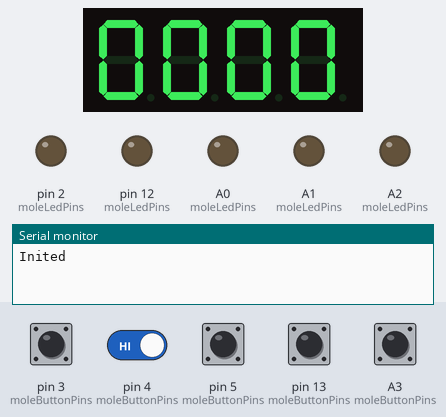
The sketch below on a simulated Arduino Uno, built with avr-gcc and run on an emulated ATmega328P. On the bench: 4-digit seven-segment display, output pins drawn as LEDs (lit = HIGH), the last lines printed to the serial monitor. Wiring (inferred from the names in the program): TM1637 display: clock pin 6; DIO pin 7. The test bench sets the inputs (shaded band); at power-on: A3 (moleButtonPins), pin 3 (moleButtonPins), pin 4 (moleButtonPins), pin 5 (moleButtonPins), pin 13 (moleButtonPins) HIGH. Random numbers use the default seed unless the sketch sets one; pins used as bus, display or sensor lines are not drawn.

Above: at 1.2 s.
1.3 s: pin 3 (moleButtonPins) pulled LOW for 0.15 s
2.9 s: pin 3 (moleButtonPins) driven LOW and pin 4 (moleButtonPins) driven LOW
At 4.4 s:
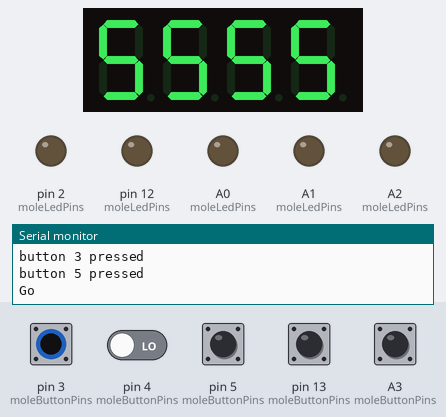
8.9 s: pin 3 (moleButtonPins) driven HIGH
At 10.8 s:
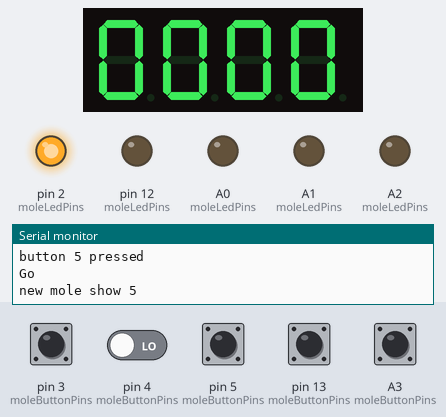
11.8 s: pin 3 (moleButtonPins) driven LOW
At 13.2 s:
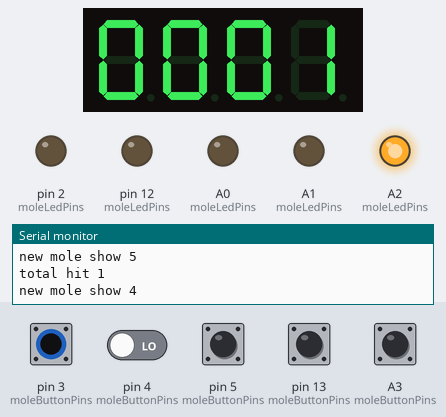
13.8 s: pin 5 (moleButtonPins) pulled LOW for 1 s
At 29.1 s:
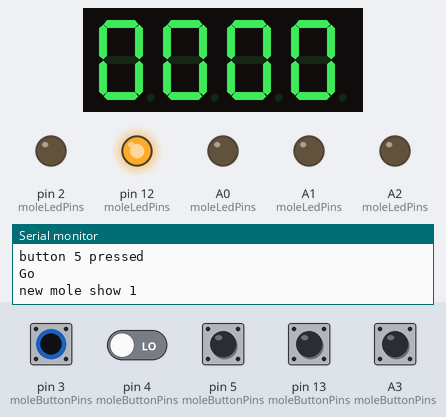
Timing chart, 0 to 39.6 s (numbered marks = the images above; inputs shaded):
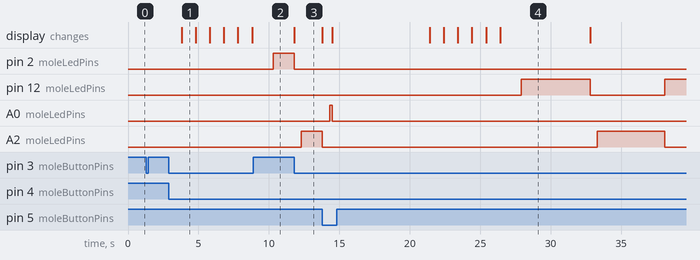

The sketch:

whack_a_mole.ino
```cpp
// Arduino打地鼠游戏
// 基于guide.md的需求开发
// 使用模块化设计，分离地鼠和数码管功能

// 引入自定义模块
#include "mole.h"
#include "display.h"

// ============== 配置参数 ==============
const int MAX_MOLES = 5;              // 最大地鼠数量
const unsigned long GAME_DURATION = 60000;       // 游戏持续时间（毫秒）
const unsigned long INITIAL_MOLE_TIME = 5000;    // 初始地鼠显示时间（毫秒）
const unsigned long MIN_MOLE_TIME = 4000;        // 最小地鼠显示时间（毫秒）
const unsigned long TIME_REDUCTION_PERIOD = 60000; // 时间缩短周期（毫秒，60秒内从初始时间缩短到最小时间）

// TM1637数码管配置
const int DISPLAY_CLK_PIN = 6;  // TM1637 CLK引脚
const int DISPLAY_DIO_PIN = 7;  // TM1637 DIO引脚

// 地鼠按钮和LED引脚定义
// 每个地鼠使用两个独立引脚：一个用于LED控制，一个用于按钮检测
const int moleLedPins[MAX_MOLES] = {12, A0, A1, A2, 2};    // LED控制引脚（输出）
const int moleButtonPins[MAX_MOLES] = {13, A3, 4, 5, 3};  // 按钮引脚（输入）

// ============== 全局变量 ==============
int score = 0;
unsigned long gameStartTime = 0;
unsigned long currentMoleStartTime = 0;
unsigned long currentMoleDisplayTime = INITIAL_MOLE_TIME;  // 当前地鼠应该显示的时间
int currentMoleIndex = -1;
bool gameRunning = false;

// 创建模块实例
MoleManager moleManager(MAX_MOLES, moleLedPins, moleButtonPins);
DisplayManager displayManager(DISPLAY_CLK_PIN, DISPLAY_DIO_PIN);

// ============== 辅助函数 ==============
// 计算当前地鼠应该显示的时间（动态变化）
unsigned long calculateMoleDisplayTime() {
  if (!gameRunning) {
    return INITIAL_MOLE_TIME;  // 游戏未运行时返回初始时间
  }

  unsigned long gameTimeElapsed = millis() - gameStartTime;

  // 如果游戏时间超过30秒，返回最小显示时间
  if (gameTimeElapsed >= TIME_REDUCTION_PERIOD) {
    return MIN_MOLE_TIME;
  }

  // 计算当前应该的显示时间（线性减少）
  // 时间变化范围：INITIAL_MOLE_TIME -> MIN_MOLE_TIME
  // 时间在TIME_REDUCTION_PERIOD内线性变化
  unsigned long timeRange = INITIAL_MOLE_TIME - MIN_MOLE_TIME;
  unsigned long currentTimeReduction = (timeRange * gameTimeElapsed) / TIME_REDUCTION_PERIOD;
  unsigned long currentMoleTime = INITIAL_MOLE_TIME - currentTimeReduction;

  // 确保时间不小于最小值
  return max(currentMoleTime, MIN_MOLE_TIME);
}

// 数码管测试函数：从5555倒计时显示到0000
void displayCountdown() {
  for (int i = 5555; i >= 0; i -= 1111) {
    displayManager.displayScore(i);
    delay(1000);  // 每个数字显示100毫秒
  }
  // 测试完成后显示初始分数0
  displayManager.displayScore(0);
  delay(500);  // 停留在0显示500毫秒
}

// ============== 游戏控制函数 ==============
void resetGame() {
  score = 0;
  gameRunning = false;

  // 关闭所有地鼠LED
  moleManager.turnOffAllLeds();

  // 显示初始分数
  displayManager.displayScore(0);

  // 打印复位信息
  Serial.println("Ready");

  // 不再自动开始游戏，等待玩家按下任意2个按钮
  delay(3000);
}

void endGame() {
  gameRunning = false;

  // 关闭所有地鼠LED
  moleManager.turnOffAllLeds();

  // 持续显示最终分数
  displayManager.displayScore(score);

  // 打印游戏结束信息
  Serial.print("Over ");
  Serial.println(score);
}

void showNextMole() {
  // 关闭当前地鼠的LED
  if (currentMoleIndex >= 0 && currentMoleIndex < MAX_MOLES) {
    moleManager.turnOffLed(currentMoleIndex);
  }

  // 随机选择下一个地鼠，确保与当前不同
  int newMoleIndex;
  do {
    newMoleIndex = random(MAX_MOLES);
  } while (newMoleIndex == currentMoleIndex && MAX_MOLES > 1); // 当只有一个地鼠时跳过检查
  currentMoleIndex = newMoleIndex;

  // 打印地鼠刷新信息
  Serial.print("new mole show ");
  Serial.println(currentMoleIndex + 1);  // 灯的编号从1开始

  // 计算当前地鼠应该显示的时间
  currentMoleDisplayTime = calculateMoleDisplayTime();

  // 点亮新地鼠的LED
  moleManager.turnOnLed(currentMoleIndex);

  // 记录地鼠出现时间
  currentMoleStartTime = millis();
}

void checkMoleButtons() {
  // 检查当前活跃的地鼠按钮
  if (currentMoleIndex >= 0 && currentMoleIndex < MAX_MOLES) {
    // 直接读取对应地鼠的按钮引脚状态
    bool buttonPressed = moleManager.isButtonPressedWithoutDelay(currentMoleIndex);

    if (buttonPressed) {
      // 玩家成功打到地鼠
      score++;
      displayManager.displayScore(score);

      // 打印击中信息
      Serial.print("total hit ");
      Serial.println(score);

      // 关闭当前地鼠LED
      moleManager.turnOffLed(currentMoleIndex);

      // 成功击中后延迟0.5秒
      delay(500);

      // 显示下一个地鼠
      showNextMole();
    }
  }
}

// ============== 初始化函数 ==============
void setup() {
  // 初始化串口通信
  Serial.begin(9600);

  // 初始化地鼠模块
  moleManager.initialize();

  // 初始化数码管模块
  displayManager.initialize();

  // 显示初始分数
  displayManager.displayScore(0);

  // 初始化随机数生成器
  randomSeed(analogRead(A5));  // 使用未连接的模拟引脚作为随机源

  Serial.println("Inited");
}

// ============== 主循环 ==============
void loop() {
  // 检查是否有3个或更多地鼠按钮被同时按下（复位功能）
  if (moleManager.checkResetCondition()) {
    resetGame();
    delay(3000);  // 重置后3s内不允许开始
  }

  // 游戏未运行时（等待开始）
  if (!gameRunning) {
    // 检查是否有任意2个以上按钮按下以开始游戏
    if (moleManager.checkStartCondition()) {
      // 打印游戏开始信息
      Serial.println("Go");
      score = 0;
      // 延迟0.5秒开始游戏
      delay(500);
      // 开始游戏
      gameStartTime = millis();
      gameRunning = true;
      // 测试数码管：从5555倒计时显示到0000
      displayCountdown();
      showNextMole();
    }
  }
  // 游戏运行中
  else {
    // 检查当前地鼠是否超时
    if (millis() - currentMoleStartTime > currentMoleDisplayTime) {
      showNextMole();
    }

    // 检查地鼠按钮
    checkMoleButtons();

    // 检查游戏时间是否结束(放在loop的最后，这样结束后不会再执行额外逻辑)
    if (millis() - gameStartTime > GAME_DURATION) {
      endGame();
      delay(3000);  // 结束后3s内不允许开始
    }
  }
}
```

display.cpp
```cpp
#include "display.h"

// 段码表，用于显示0-9的数字
const uint8_t DisplayManager::SEGMENT_MAP[] = {
  0x3F, // 0
  0x06, // 1
  0x5B, // 2
  0x4F, // 3
  0x66, // 4
  0x6D, // 5
  0x7D, // 6
  0x07, // 7
  0x7F, // 8
  0x6F  // 9
};

// 构造函数
DisplayManager::DisplayManager(uint8_t clk, uint8_t dio) {
  clkPin = clk;
  dioPin = dio;
  brightness = 0x0F; // 默认亮度
}

// 初始化数码管模块
void DisplayManager::initialize() {
  pinMode(clkPin, OUTPUT);
  pinMode(dioPin, OUTPUT);
  digitalWrite(clkPin, HIGH);
  digitalWrite(dioPin, HIGH);

  // 初始化TM1637
  start();
  writeByte(0x40); // 自动地址增加模式
  waitAck();
  stop();

  start();
  writeByte(0xC0); // 设置起始地址为0
  waitAck();
  stop();

  // 设置亮度
  start();
  writeByte(0x80 | brightness);
  waitAck();
  stop();

  clear();
}

// 清屏
void DisplayManager::clear() {
  start();
  writeByte(0x40); // 自动地址增加模式
  waitAck();
  stop();

  start();
  writeByte(0xC0); // 设置起始地址为0
  waitAck();

  // 发送空白数据
  for (int i = 0; i < 4; i++) {
    writeByte(0x00);
    waitAck();
  }

  stop();
}

// 显示分数（0-99）
void DisplayManager::displayScore(int score) {
  // 确保分数不超过99
  if (score > 9999) score = 9999;

  // 分解数字到各个位
  uint8_t digits[4];
  digits[0] = score / 1000; // 千位
  digits[1] = (score / 100) % 10; // 百位
  digits[2] = (score / 10) % 10; // 十位
  digits[3] = score % 10; // 个位

  // 发送数据到TM1637
  start();
  writeByte(0x40); // 自动地址增加模式
  waitAck();
  stop();

  start();
  writeByte(0xC0); // 设置起始地址为0
  waitAck();

  // 发送各个位的段码
  for (int i = 0; i < 4; i++) {
    writeByte(SEGMENT_MAP[digits[i]]);
    waitAck();
  }

  stop();

  // 打开显示
  start();
  writeByte(0x80 | brightness);
  waitAck();
  stop();
}

// 设置亮度
void DisplayManager::setBrightness(uint8_t brightness) {
  this->brightness = brightness & 0x0F;
  start();
  writeByte(0x80 | this->brightness);
  waitAck();
  stop();
}

void DisplayManager::start() {
  digitalWrite(clkPin, HIGH);
  digitalWrite(dioPin, HIGH);
  digitalWrite(dioPin, LOW);
  digitalWrite(clkPin, LOW);
}

void DisplayManager::stop() {
  digitalWrite(clkPin, LOW);
  digitalWrite(dioPin, LOW);
  digitalWrite(clkPin, HIGH);
  digitalWrite(dioPin, HIGH);
}

void DisplayManager::writeByte(uint8_t data) {
  for (int i = 0; i < 8; i++) {
    digitalWrite(clkPin, LOW);
    digitalWrite(dioPin, (data & 0x01));
    data >>= 1;
    digitalWrite(clkPin, HIGH);
  }
}

bool DisplayManager::waitAck() {
  bool ack = false;

  digitalWrite(clkPin, LOW);
  pinMode(dioPin, INPUT);

  // 等待ACK
  for (int i = 0; i < 100; i++) {
    if (digitalRead(dioPin) == LOW) {
      ack = true;
      break;
    }
    delayMicroseconds(1);
  }

  digitalWrite(clkPin, HIGH);
  digitalWrite(clkPin, LOW);
  pinMode(dioPin, OUTPUT);

  return ack;
}
```

display.h
```cpp
#ifndef DISPLAY_H
#define DISPLAY_H

#include <Arduino.h>

// TM1637数码管管理类
class DisplayManager {
private:
  uint8_t clkPin;
  uint8_t dioPin;
  uint8_t brightness;

  void start();
  void stop();
  void writeByte(uint8_t data);
  bool waitAck();

  // 段码表，用于显示0-9的数字
  static const uint8_t SEGMENT_MAP[];

public:
  // 构造函数
  DisplayManager(uint8_t clk, uint8_t dio);

  // 初始化数码管模块
  void initialize();

  // 清屏
  void clear();

  // 显示分数（0-99）
  void displayScore(int score);

  // 设置亮度
  void setBrightness(uint8_t brightness);
};

#endif // DISPLAY_H
```

mole.cpp
```cpp
#include "mole.h"

// 构造函数
MoleManager::MoleManager(int maxMoles, const int* ledPins, const int* buttonPins) {
  _maxMoles = maxMoles;
  _ledPins = ledPins;
  _buttonPins = buttonPins;
}

// 初始化地鼠模块
void MoleManager::initialize() {
  // 初始化地鼠LED引脚（输出）
  for (int i = 0; i < _maxMoles; i++) {
    pinMode(_ledPins[i], OUTPUT);
    digitalWrite(_ledPins[i], LOW);  // 初始关闭LED
  }

  // 初始化地鼠按钮引脚（输入）
  for (int i = 0; i < _maxMoles; i++) {
    pinMode(_buttonPins[i], INPUT_PULLUP);
  }
}

// 关闭所有地鼠LED
void MoleManager::turnOffAllLeds() {
  for (int i = 0; i < _maxMoles; i++) {
    digitalWrite(_ledPins[i], LOW);
  }
}

// 点亮指定地鼠的LED
void MoleManager::turnOnLed(int moleIndex) {
  if (moleIndex >= 0 && moleIndex < _maxMoles) {
    digitalWrite(_ledPins[moleIndex], HIGH);
  }
}

// 熄灭指定地鼠的LED
void MoleManager::turnOffLed(int moleIndex) {
  if (moleIndex >= 0 && moleIndex < _maxMoles) {
    digitalWrite(_ledPins[moleIndex], LOW);
  }
}

// 检测指定地鼠的按钮是否被按下
bool MoleManager::isButtonPressedWithDelay(int moleIndex) {
  if (moleIndex >= 0 && moleIndex < _maxMoles) {
    bool pressed = digitalRead(_buttonPins[moleIndex]) == LOW;
    if (pressed) {
      Serial.print("button ");
      Serial.print(moleIndex + 1);  // 按钮编号从1开始
      Serial.println(" pressed");
      delay(200);  // 去抖
    }
    return pressed;
  }
  return false;
}

// 检测指定地鼠的按钮是否被按下（无去抖）
bool MoleManager::isButtonPressedWithoutDelay(int moleIndex) {
  if (moleIndex >= 0 && moleIndex < _maxMoles) {
    return digitalRead(_buttonPins[moleIndex]) == LOW;
  }
  return false;
}

// 检测是否有2个或更多地鼠按钮被同时按下（开始条件）
bool MoleManager::checkStartCondition() {
  int pressedCount = 0;

  // 统计被按下的按钮数量
  for (int i = 0; i < _maxMoles; i++) {
    if (isButtonPressedWithDelay(i)) {
      pressedCount++;

      // 优化：如果已经检测到3个按下的按钮，提前返回
      if (pressedCount >= 2) {
        return true;
      }
    }
  }

  return pressedCount >= 2;
}

// 检测是否有3个或更多地鼠按钮被同时按下（复位条件）
bool MoleManager::checkResetCondition() {
  int pressedCount = 0;

  // 统计被按下的按钮数量
  for (int i = 0; i < _maxMoles; i++) {
    if (isButtonPressedWithoutDelay(i)) {
      pressedCount++;

      // 优化：如果已经检测到3个按下的按钮，提前返回
      if (pressedCount >= 3) {
        delay(200);  // 去抖
        return true;
      }
    }
  }

  return pressedCount >= 3;
}

// 获取最大地鼠数量
int MoleManager::getMaxMoles() const {
  return _maxMoles;
}
```

mole.h
```cpp
#ifndef MOLE_H
#define MOLE_H

#include <Arduino.h>

// 地鼠管理类
class MoleManager {
public:
  // 构造函数
  MoleManager(int maxMoles, const int* ledPins, const int* buttonPins);

  // 初始化地鼠模块
  void initialize();

  // 关闭所有地鼠LED
  void turnOffAllLeds();

  // 点亮指定地鼠的LED
  void turnOnLed(int moleIndex);

  // 熄灭指定地鼠的LED
  void turnOffLed(int moleIndex);

  // 检测指定地鼠的按钮是否被按下
  bool isButtonPressedWithDelay(int moleIndex);

  bool isButtonPressedWithoutDelay(int moleIndex);

  // 检测是否有任意一个地鼠按钮被按下
  bool checkStartCondition();

  // 检测是否有3个或更多地鼠按钮被同时按下（复位条件）
  bool checkResetCondition();

  // 获取最大地鼠数量
  int getMaxMoles() const;

private:
  int _maxMoles;
  const int* _ledPins;
  const int* _buttonPins;
};

#endif // MOLE_H
```

Measured:
- after the input at 2.9 s, the display: changes after 0.90 s (image 1)
- after the input at 8.9 s, pin 2 (moleLedPins): LOW → HIGH after 1.4 s
- after the input at 11.8 s, pin 2 (moleLedPins): HIGH → LOW at once; A2 (moleLedPins): LOW → HIGH after 0.50 s; the display: changes at once (image 3)
- what the display in image 1 shows lasts 1.0 s, from 3.8 s to 4.8 s
